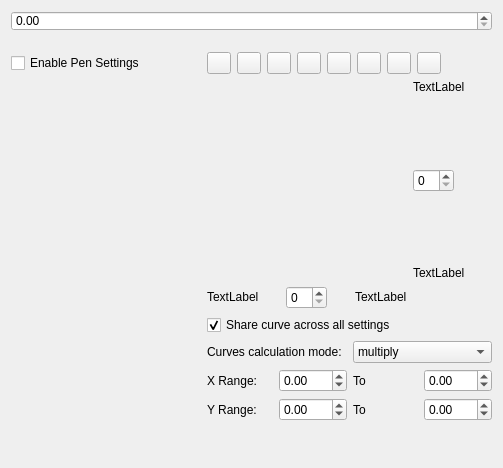
<?xml version="1.0" encoding="UTF-8"?>
<ui version="4.0">
 <author>
   SPDX-FileCopyrightText: none
   SPDX-License-Identifier: GPL-3.0-or-later
 </author> <class>WdgMyPaintCurveOption</class>
 <widget class="QWidget" name="WdgMyPaintCurveOption">
  <property name="geometry">
   <rect>
    <x>0</x>
    <y>0</y>
    <width>503</width>
    <height>468</height>
   </rect>
  </property>
  <layout class="QVBoxLayout" name="verticalLayout_2">
   <item>
    <layout class="QHBoxLayout" name="horizontalLayout">
     <property name="bottomMargin">
      <number>15</number>
     </property>
     <item>
      <widget class="KisDoubleSliderSpinBox" name="strengthSlider" native="true">
       <property name="sizePolicy">
        <sizepolicy hsizetype="Preferred" vsizetype="Fixed">
         <horstretch>0</horstretch>
         <verstretch>0</verstretch>
        </sizepolicy>
       </property>
       <property name="minimumSize">
        <size>
         <width>20</width>
         <height>20</height>
        </size>
       </property>
       <property name="maximumSize">
        <size>
         <width>16777215</width>
         <height>16777215</height>
        </size>
       </property>
      </widget>
     </item>
    </layout>
   </item>
   <item>
    <layout class="QHBoxLayout" name="horizontalLayout_2">
     <item>
      <widget class="QCheckBox" name="checkBoxUseCurve">
       <property name="minimumSize">
        <size>
         <width>190</width>
         <height>0</height>
        </size>
       </property>
       <property name="text">
        <string>Enable Pen Settings</string>
       </property>
      </widget>
     </item>
     <item>
      <widget class="QPushButton" name="linearCurveButton">
       <property name="maximumSize">
        <size>
         <width>24</width>
         <height>24</height>
        </size>
       </property>
       <property name="text">
        <string/>
       </property>
       <property name="iconSize">
        <size>
         <width>16</width>
         <height>16</height>
        </size>
       </property>
      </widget>
     </item>
     <item>
      <widget class="QPushButton" name="revLinearButton">
       <property name="maximumSize">
        <size>
         <width>24</width>
         <height>24</height>
        </size>
       </property>
       <property name="text">
        <string/>
       </property>
       <property name="iconSize">
        <size>
         <width>16</width>
         <height>16</height>
        </size>
       </property>
      </widget>
     </item>
     <item>
      <widget class="QPushButton" name="sCurveButton">
       <property name="maximumSize">
        <size>
         <width>24</width>
         <height>24</height>
        </size>
       </property>
       <property name="text">
        <string/>
       </property>
       <property name="iconSize">
        <size>
         <width>16</width>
         <height>16</height>
        </size>
       </property>
      </widget>
     </item>
     <item>
      <widget class="QPushButton" name="reverseSCurveButton">
       <property name="maximumSize">
        <size>
         <width>24</width>
         <height>24</height>
        </size>
       </property>
       <property name="text">
        <string/>
       </property>
       <property name="iconSize">
        <size>
         <width>16</width>
         <height>16</height>
        </size>
       </property>
      </widget>
     </item>
     <item>
      <widget class="QPushButton" name="uCurveButton">
       <property name="maximumSize">
        <size>
         <width>24</width>
         <height>24</height>
        </size>
       </property>
       <property name="text">
        <string/>
       </property>
       <property name="iconSize">
        <size>
         <width>16</width>
         <height>16</height>
        </size>
       </property>
      </widget>
     </item>
     <item>
      <widget class="QPushButton" name="revUCurveButton">
       <property name="maximumSize">
        <size>
         <width>24</width>
         <height>24</height>
        </size>
       </property>
       <property name="text">
        <string/>
       </property>
       <property name="iconSize">
        <size>
         <width>16</width>
         <height>16</height>
        </size>
       </property>
      </widget>
     </item>
     <item>
      <widget class="QPushButton" name="jCurveButton">
       <property name="maximumSize">
        <size>
         <width>24</width>
         <height>24</height>
        </size>
       </property>
       <property name="text">
        <string/>
       </property>
       <property name="iconSize">
        <size>
         <width>16</width>
         <height>16</height>
        </size>
       </property>
      </widget>
     </item>
     <item>
      <widget class="QPushButton" name="lCurveButton">
       <property name="maximumSize">
        <size>
         <width>24</width>
         <height>24</height>
        </size>
       </property>
       <property name="text">
        <string/>
       </property>
       <property name="iconSize">
        <size>
         <width>16</width>
         <height>16</height>
        </size>
       </property>
       <property name="shortcut">
        <string>Ctrl+S</string>
       </property>
      </widget>
     </item>
     <item>
      <spacer name="horizontalSpacer_4">
       <property name="orientation">
        <enum>Qt::Horizontal</enum>
       </property>
       <property name="sizeHint" stdset="0">
        <size>
         <width>2</width>
         <height>2</height>
        </size>
       </property>
      </spacer>
     </item>
    </layout>
   </item>
   <item>
    <layout class="QHBoxLayout" name="horizontalLayout_4">
     <item>
      <widget class="KisMultiSensorsSelector" name="sensorSelector" native="true">
       <property name="sizePolicy">
        <sizepolicy hsizetype="Fixed" vsizetype="MinimumExpanding">
         <horstretch>0</horstretch>
         <verstretch>0</verstretch>
        </sizepolicy>
       </property>
       <property name="minimumSize">
        <size>
         <width>190</width>
         <height>0</height>
        </size>
       </property>
       <property name="maximumSize">
        <size>
         <width>160</width>
         <height>16777215</height>
        </size>
       </property>
      </widget>
     </item>
     <item>
      <layout class="QGridLayout" name="gridLayout_2">
       <item row="0" column="1">
        <layout class="QGridLayout" name="gridLayout">
         <item row="2" column="1">
          <layout class="QVBoxLayout" name="verticalLayout">
           <item>
            <layout class="QHBoxLayout" name="horizontalLayout_7"/>
           </item>
           <item>
            <widget class="QLabel" name="label_ymax">
             <property name="sizePolicy">
              <sizepolicy hsizetype="Fixed" vsizetype="Fixed">
               <horstretch>0</horstretch>
               <verstretch>0</verstretch>
              </sizepolicy>
             </property>
             <property name="text">
              <string comment="KDE::DoNotExtract">TextLabel</string>
             </property>
            </widget>
           </item>
           <item>
            <spacer name="verticalSpacer_3">
             <property name="orientation">
              <enum>Qt::Vertical</enum>
             </property>
             <property name="sizeHint" stdset="0">
              <size>
               <width>10</width>
               <height>10</height>
              </size>
             </property>
            </spacer>
           </item>
           <item>
            <layout class="QHBoxLayout" name="horizontalLayout_5">
             <item>
              <widget class="QSpinBox" name="intOut">
               <property name="sizePolicy">
                <sizepolicy hsizetype="Minimum" vsizetype="Minimum">
                 <horstretch>0</horstretch>
                 <verstretch>0</verstretch>
                </sizepolicy>
               </property>
               <property name="font">
                <font>
                 <pointsize>9</pointsize>
                </font>
               </property>
               <property name="wrapping">
                <bool>false</bool>
               </property>
              </widget>
             </item>
             <item>
              <spacer name="horizontalSpacer_5">
               <property name="orientation">
                <enum>Qt::Horizontal</enum>
               </property>
               <property name="sizeHint" stdset="0">
                <size>
                 <width>40</width>
                 <height>20</height>
                </size>
               </property>
              </spacer>
             </item>
            </layout>
           </item>
           <item>
            <spacer name="verticalSpacer_2">
             <property name="orientation">
              <enum>Qt::Vertical</enum>
             </property>
             <property name="sizeHint" stdset="0">
              <size>
               <width>20</width>
               <height>40</height>
              </size>
             </property>
            </spacer>
           </item>
           <item>
            <widget class="QLabel" name="label_ymin">
             <property name="sizePolicy">
              <sizepolicy hsizetype="Fixed" vsizetype="Fixed">
               <horstretch>0</horstretch>
               <verstretch>0</verstretch>
              </sizepolicy>
             </property>
             <property name="text">
              <string comment="KDE::DoNotExtract">TextLabel</string>
             </property>
            </widget>
           </item>
          </layout>
         </item>
         <item row="3" column="0">
          <layout class="QHBoxLayout" name="horizontalLayout_3">
           <item>
            <widget class="QLabel" name="label_xmin">
             <property name="sizePolicy">
              <sizepolicy hsizetype="Preferred" vsizetype="Fixed">
               <horstretch>0</horstretch>
               <verstretch>0</verstretch>
              </sizepolicy>
             </property>
             <property name="text">
              <string comment="KDE::DoNotExtract">TextLabel</string>
             </property>
            </widget>
           </item>
           <item>
            <spacer name="horizontalSpacer_3">
             <property name="orientation">
              <enum>Qt::Horizontal</enum>
             </property>
             <property name="sizeHint" stdset="0">
              <size>
               <width>40</width>
               <height>20</height>
              </size>
             </property>
            </spacer>
           </item>
           <item>
            <widget class="QSpinBox" name="intIn">
             <property name="sizePolicy">
              <sizepolicy hsizetype="Minimum" vsizetype="Minimum">
               <horstretch>0</horstretch>
               <verstretch>0</verstretch>
              </sizepolicy>
             </property>
             <property name="minimumSize">
              <size>
               <width>0</width>
               <height>0</height>
              </size>
             </property>
             <property name="font">
              <font>
               <pointsize>9</pointsize>
              </font>
             </property>
             <property name="frame">
              <bool>true</bool>
             </property>
            </widget>
           </item>
           <item>
            <spacer name="horizontalSpacer">
             <property name="orientation">
              <enum>Qt::Horizontal</enum>
             </property>
             <property name="sizeHint" stdset="0">
              <size>
               <width>40</width>
               <height>20</height>
              </size>
             </property>
            </spacer>
           </item>
           <item>
            <widget class="QLabel" name="label_xmax">
             <property name="sizePolicy">
              <sizepolicy hsizetype="Preferred" vsizetype="Fixed">
               <horstretch>0</horstretch>
               <verstretch>0</verstretch>
              </sizepolicy>
             </property>
             <property name="text">
              <string comment="KDE::DoNotExtract">TextLabel</string>
             </property>
            </widget>
           </item>
          </layout>
         </item>
         <item row="2" column="0">
          <widget class="KisCurveWidget" name="curveWidget" native="true">
           <property name="sizePolicy">
            <sizepolicy hsizetype="Preferred" vsizetype="Expanding">
             <horstretch>1</horstretch>
             <verstretch>0</verstretch>
            </sizepolicy>
           </property>
           <property name="minimumSize">
            <size>
             <width>200</width>
             <height>200</height>
            </size>
           </property>
          </widget>
         </item>
        </layout>
       </item>
       <item row="0" column="3">
        <spacer name="horizontalSpacer_2">
         <property name="orientation">
          <enum>Qt::Horizontal</enum>
         </property>
         <property name="sizeHint" stdset="0">
          <size>
           <width>13</width>
           <height>13</height>
          </size>
         </property>
        </spacer>
       </item>
       <item row="4" column="1">
        <layout class="QHBoxLayout" name="horizontalLayout_19">
         <item>
          <widget class="QLabel" name="label_5">
           <property name="text">
            <string>Y Range:</string>
           </property>
          </widget>
         </item>
         <item>
          <widget class="QDoubleSpinBox" name="yMinBox">
           <property name="minimum">
            <double>-180.000000000000000</double>
           </property>
           <property name="maximum">
            <double>180.000000000000000</double>
           </property>
          </widget>
         </item>
         <item>
          <widget class="QLabel" name="label_3">
           <property name="text">
            <string>To</string>
           </property>
          </widget>
         </item>
         <item>
          <widget class="QDoubleSpinBox" name="yMaxBox">
           <property name="minimum">
            <double>-180.000000000000000</double>
           </property>
           <property name="maximum">
            <double>180.000000000000000</double>
           </property>
          </widget>
         </item>
        </layout>
       </item>
       <item row="5" column="1">
        <spacer name="verticalSpacer">
         <property name="orientation">
          <enum>Qt::Vertical</enum>
         </property>
         <property name="sizeHint" stdset="0">
          <size>
           <width>20</width>
           <height>60</height>
          </size>
         </property>
        </spacer>
       </item>
       <item row="2" column="1">
        <layout class="QHBoxLayout" name="horizontalLayout_6">
         <item>
          <widget class="QLabel" name="label">
           <property name="toolTip">
            <string>&lt;html&gt;&lt;head/&gt;&lt;body&gt;
&lt;p&gt;Curve calculation mode changes how 2 or more curve works together&lt;br/&gt;&lt;/p&gt;
&lt;p&gt; multiply (default): all values from curves multiplies &lt;/p&gt;&lt;p&gt;(0.8 pressure) * (0.5 speed) = 0.4 &lt;br/&gt;&lt;/p&gt;
&lt;p&gt; addition: all values from curves adds&lt;/p&gt;&lt;p&gt;(0.6 pressure) + (0.3 speed) = 0.9&lt;br/&gt;&lt;/p&gt;
&lt;p&gt; maximum value&lt;/p&gt;&lt;p&gt;(0.7 pressure), (0.3 speed) = 0.7&lt;br/&gt;&lt;/p&gt;
&lt;p&gt; minimum value &lt;/p&gt;&lt;p&gt;(0.7 pressure), (0.3 speed) = 0.3&lt;br/&gt;&lt;/p&gt;
&lt;p&gt; difference between min and max values&lt;/p&gt;&lt;p&gt;(0.8 pressure), (0.3 speed), (0.6 fade) = 0.5&lt;/p&gt;&lt;/body&gt;&lt;/html&gt;</string>
           </property>
           <property name="text">
            <string>Curves calculation mode:</string>
           </property>
          </widget>
         </item>
         <item>
          <widget class="QComboBox" name="curveMode">
           <property name="toolTip">
            <string>&lt;html&gt;&lt;head/&gt;&lt;body&gt;
&lt;p&gt;Curve calculation mode changes how 2 or more curve works together&lt;br/&gt;&lt;/p&gt;
&lt;p&gt; multiply (default): all values from curves multiplies &lt;/p&gt;&lt;p&gt;(0.8 pressure) * (0.5 speed) = 0.4 &lt;br/&gt;&lt;/p&gt;
&lt;p&gt; addition: all values from curves adds&lt;/p&gt;&lt;p&gt;(0.6 pressure) + (0.3 speed) = 0.9&lt;br/&gt;&lt;/p&gt;
&lt;p&gt; maximum value&lt;/p&gt;&lt;p&gt;(0.7 pressure), (0.3 speed) = 0.7&lt;br/&gt;&lt;/p&gt;
&lt;p&gt; minimum value &lt;/p&gt;&lt;p&gt;(0.7 pressure), (0.3 speed) = 0.3&lt;br/&gt;&lt;/p&gt;
&lt;p&gt; difference between min and max values&lt;/p&gt;&lt;p&gt;(0.8 pressure), (0.3 speed), (0.6 fade) = 0.5&lt;/p&gt;&lt;/body&gt;&lt;/html&gt;</string>
           </property>
           <property name="editable">
            <bool>false</bool>
           </property>
           <item>
            <property name="text">
             <string>multiply</string>
            </property>
           </item>
           <item>
            <property name="text">
             <string>addition</string>
            </property>
           </item>
           <item>
            <property name="text">
             <string>maximum</string>
            </property>
           </item>
           <item>
            <property name="text">
             <string>minimum</string>
            </property>
           </item>
           <item>
            <property name="text">
             <string>difference</string>
            </property>
           </item>
          </widget>
         </item>
        </layout>
       </item>
       <item row="1" column="1">
        <widget class="QCheckBox" name="checkBoxUseSameCurve">
         <property name="text">
          <string>Share curve across all settings</string>
         </property>
         <property name="checked">
          <bool>true</bool>
         </property>
        </widget>
       </item>
       <item row="3" column="1">
        <layout class="QHBoxLayout" name="horizontalLayout_18">
         <item>
          <widget class="QLabel" name="label_4">
           <property name="text">
            <string>X Range:</string>
           </property>
          </widget>
         </item>
         <item>
          <widget class="QDoubleSpinBox" name="xMinBox">
           <property name="minimum">
            <double>-180.000000000000000</double>
           </property>
           <property name="maximum">
            <double>180.000000000000000</double>
           </property>
          </widget>
         </item>
         <item>
          <widget class="QLabel" name="label_2">
           <property name="text">
            <string>To</string>
           </property>
          </widget>
         </item>
         <item>
          <widget class="QDoubleSpinBox" name="xMaxBox">
           <property name="minimum">
            <double>-180.000000000000000</double>
           </property>
           <property name="maximum">
            <double>180.000000000000000</double>
           </property>
          </widget>
         </item>
        </layout>
       </item>
      </layout>
     </item>
    </layout>
   </item>
  </layout>
 </widget>
 <customwidgets>
  <customwidget>
   <class>KisDoubleSliderSpinBox</class>
   <extends>QDoubleSpinBox</extends>
   <header>kis_slider_spin_box.h</header>
   <container>1</container>
  </customwidget>
  <customwidget>
   <class>KisCurveWidget</class>
   <extends></extends>
   <header>widgets/kis_curve_widget.h</header>
   <container>1</container>
  </customwidget>
  <customwidget>
   <class>KisMultiSensorsSelector</class>
   <extends>QWidget</extends>
   <header>kis_multi_sensors_selector.h</header>
   <container>1</container>
  </customwidget>
 </customwidgets>
 <resources/>
 <connections/>
</ui>
